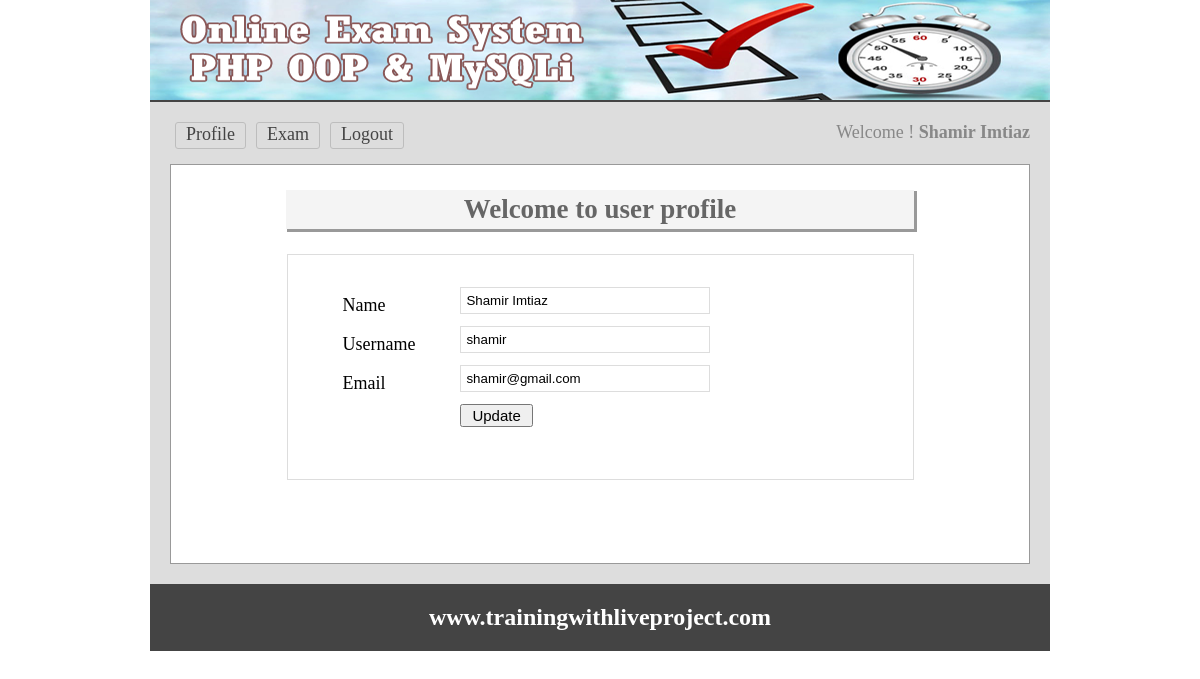
The page /profile.php (signed in) on the database its author committed.
### tables this page shows
CREATE TABLE `tbl_user` (
  `userid` int(11) NOT NULL,
  `name` varchar(50) NOT NULL,
  `username` varchar(32) NOT NULL,
  `password` varchar(50) NOT NULL,
  `email` varchar(255) NOT NULL,
  `status` int(11) NOT NULL DEFAULT '0'
);

### lib/Database.php (called while the page is built, shortened)
<?php
	class Database{
		public $host = DB_HOST;
		public $user = DB_USER;
		public $pass = DB_PASS;
		public $dbname = DB_NAME;
		public $link;
		private function connectDb(){
			$this->link = new mysqli($this->host, $this->user, $this->pass, $this->dbname);
		}
		public function selectDb($query){
			$result = $this->link->query($query) or die($this->link->error.__LINE__);
			if($result->num_rows > 0){
				return $result;
			}else{
				return false;
			}
		}
	}
?>

### lib/Session.php (called while the page is built, shortened)
<?php
class Session{
	 public static function get($key){
	 	if (isset($_SESSION[$key])) {
	 		return $_SESSION[$key];
	 	} else {
	 		return false;
	 	}
	 }
}
?>

### classes/user.php (called while the page is built, shortened)
<?php
	include_once 'lib/Session.php';
	include '/../lib/Database.php';
	class User{
		private $db;
		function __construct(){
			$this->db = new Database();
		}
		public function getUserDataById($userid){
			$query = "SELECT * FROM tbl_user WHERE userid='$userid'";
			$result = $this->db->selectDb($query);
			return $result;
		}
	}
?>

### profile.php (the view, shortened to what this page needs)
<?php
 include 'inc/header.php';
 include 'classes/user.php';
 $usr = new User();
 $userid = Session::get("userid");
?>
<div class="main">
<h1>Welcome to user profile</h1>
	<form action="" method="post">
		<table class="tbl">
<?php
	$usrdat = $usr->getUserDataById($userid);
	if ($usrdat) {
		while ( $result = $usrdat->fetch_assoc()) {
?>
			 <tr>
			   <td>Name</td>
			   <td><input name="name" type="text" value="<?php echo $result['name']; ?>"></td>
			 </tr>
			  <tr>
			   <td>Username</td>
			   <td><input name="username" type="text" value="<?php echo $result['username']; ?>"></td>
			 </tr>
			  <tr>
			   <td>Email</td>
			   <td><input name="email" type="text" value="<?php echo $result['email']; ?>"></td>
			 </tr>
			  <tr>
			  <td></td>
			   <td><input type="submit" value="Update">
			   </td>
			 </tr>
       </table>
  <?php }  } ?>
	</form>
</div>
<?php include 'inc/footer.php'; ?>

### css/main.css (style rules this page uses)
* { margin:0;padding:0;outline:none }
body { font-family:verdana }
input[type="text"], input[type="password"] { border: 1px solid #ddd; margin-bottom: 10px; padding: 5px; width: 238px; }
input[type="submit"] { cursor: pointer; font-size: 15px; padding: 1px 10px; }
.main { background: #fff none repeat scroll 0 0; border: 1px solid #999; margin-top: 10px; min-height: 368px; padding: 15px; width: 828px; }
.main h1 { background: #f4f4f4 none repeat scroll 0 0; box-shadow: 2px 2px 0 1px #999; color: #666; margin: 10px auto 25px; padding: 4px; text-align: center; width: 620px; }

### profile.php (style rules this page uses)
.tbl { border: 1px solid #ddd;margin: 0 auto;padding: 30px 53px 50px;width: 627px; }

### rows shown on the page
tbl_user: name "Shamir Imtiaz", username "shamir", email "shamir@gmail.com"

### other values the page prints
Session::get("name") "Shamir Imtiaz"
